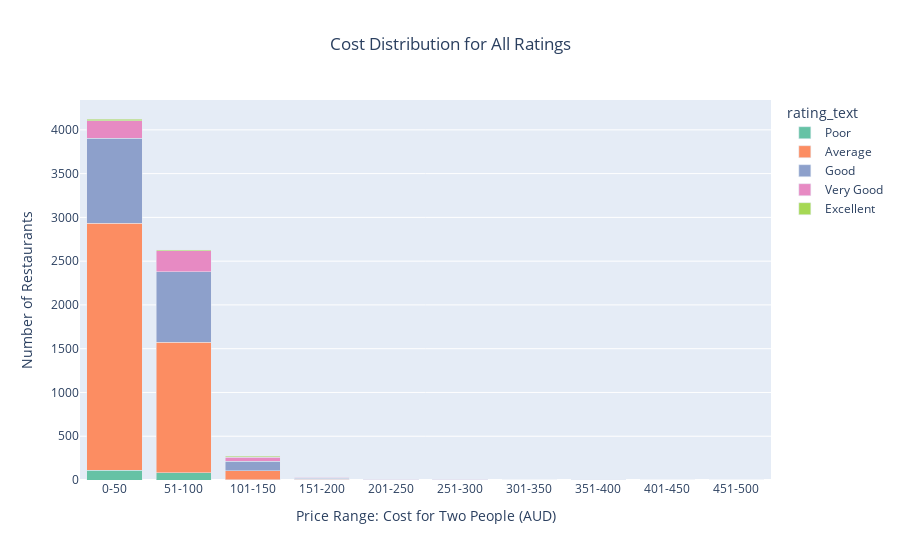

Notebook cell for this chart:
### Markdown cell above
#### Using Interactive Plot; plotly for above

### Code cell
import plotly.express as px
import pandas as pd

# Filtering out rows with missing 'cost', 'rating_text', or 'rating_number', and ignoring NaN cells
zomato_data_filtered = zomato_data.dropna(subset=['cost', 'rating_text', 'rating_number']).copy()

# Creating bins for cost categories to make it easier to visualize
bins = [0, 50, 100, 150, 200, 250, 300, 350, 400, 450, 500]
labels = ['0-50', '51-100', '101-150', '151-200', '201-250', '251-300', '301-350', '351-400', '401-450', '451-500']

# Using .loc to assign the new 'cost_category' column
zomato_data_filtered.loc[:, 'cost_category'] = pd.cut(zomato_data_filtered['cost'], bins=bins, labels=labels)

# Reordering the 'rating_text' column to have 'Excellent' on top and 'Poor' at the bottom
rating_order = ['Poor', 'Average', 'Good', 'Very Good', 'Excellent']
zomato_data_filtered['rating_text'] = pd.Categorical(zomato_data_filtered['rating_text'], categories=rating_order, ordered=True)

# Creating the crosstab for the stacked bar chart
crosstab_data = pd.crosstab(zomato_data_filtered['cost_category'], zomato_data_filtered['rating_text'])

# Resetting index for easier manipulation in plotly
crosstab_data = crosstab_data.reset_index()

# Melting the data to long format for plotly
crosstab_melted = pd.melt(crosstab_data, id_vars='cost_category', value_vars=rating_order, var_name='rating_text', value_name='count')

# Creating the stacked bar plot using Plotly
fig = px.bar(crosstab_melted, 
             x='cost_category', 
             y='count', 
             color='rating_text', 
             title='Cost Distribution for All Ratings',
             labels={'cost_category': 'Price Range: Cost for Two People (AUD)', 'count': 'Number of Restaurants'},
             color_discrete_sequence=px.colors.qualitative.Set2,
             category_orders={'rating_text': rating_order})

# Adjusting layout for better readability
fig.update_layout(barmode='stack', 
                  xaxis_title='Price Range: Cost for Two People (AUD)', 
                  yaxis_title='Number of Restaurants',
                  title_x=0.5)

# Display the plot
fig.show()

### Figure 1 — Plotly figure (JSON) as saved in the notebook; plotly's stock layout.template omitted (floating-point values rounded to 4 significant figures)
{"data": [{"alignmentgroup": "True", "hovertemplate": "rating_text=Poor<br>Price Range: Cost for Two People (AUD)=%{x}<br>Number of Restaurants=%{y}<extra></extra>", "legendgroup": "Poor", "marker": {"color": "rgb(102,194,165)", "pattern": {"shape": ""}}, "name": "Poor", "offsetgroup": "Poor", "orientation": "v", "showlegend": true, "textposition": "auto", "type": "bar", "x": ["0-50", "51-100", "101-150", "151-200", "201-250", "251-300", "301-350", "351-400", "401-450", "451-500"], "xaxis": "x", "y": [113, 82, 5, 1, 0, 0, 0, 0, 0, 0], "yaxis": "y"}, {"alignmentgroup": "True", "hovertemplate": "rating_text=Average<br>Price Range: Cost for Two People (AUD)=%{x}<br>Number of Restaurants=%{y}<extra></extra>", "legendgroup": "Average", "marker": {"color": "rgb(252,141,98)", "pattern": {"shape": ""}}, "name": "Average", "offsetgroup": "Average", "orientation": "v", "showlegend": true, "textposition": "auto", "type": "bar", "x": ["0-50", "51-100", "101-150", "151-200", "201-250", "251-300", "301-350", "351-400", "401-450", "451-500"], "xaxis": "x", "y": [2820, 1490, 102, 8, 0, 0, 0, 0, 0, 0], "yaxis": "y"}, {"alignmentgroup": "True", "hovertemplate": "rating_text=Good<br>Price Range: Cost for Two People (AUD)=%{x}<br>Number of Restaurants=%{y}<extra></extra>", "legendgroup": "Good", "marker": {"color": "rgb(141,160,203)", "pattern": {"shape": ""}}, "name": "Good", "offsetgroup": "Good", "orientation": "v", "showlegend": true, "textposition": "auto", "type": "bar", "x": ["0-50", "51-100", "101-150", "151-200", "201-250", "251-300", "301-350", "351-400", "401-450", "451-500"], "xaxis": "x", "y": [972, 807, 107, 10, 4, 2, 0, 1, 0, 0], "yaxis": "y"}, {"alignmentgroup": "True", "hovertemplate": "rating_text=Very Good<br>Price Range: Cost for Two People (AUD)=%{x}<br>Number of Restaurants=%{y}<extra></extra>", "legendgroup": "Very Good", "marker": {"color": "rgb(231,138,195)", "pattern": {"shape": ""}}, "name": "Very Good", "offsetgroup": "Very Good", "orientation": "v", "showlegend": true, "textposition": "auto", "type": "bar", "x": ["0-50", "51-100", "101-150", "151-200", "201-250", "251-300", "301-350", "351-400", "401-450", "451-500"], "xaxis": "x", "y": [198, 238, 47, 12, 5, 6, 0, 0, 0, 0], "yaxis": "y"}, {"alignmentgroup": "True", "hovertemplate": "rating_text=Excellent<br>Price Range: Cost for Two People (AUD)=%{x}<br>Number of Restaurants=%{y}<extra></extra>", "legendgroup": "Excellent", "marker": {"color": "rgb(166,216,84)", "pattern": {"shape": ""}}, "name": "Excellent", "offsetgroup": "Excellent", "orientation": "v", "showlegend": true, "textposition": "auto", "type": "bar", "x": ["0-50", "51-100", "101-150", "151-200", "201-250", "251-300", "301-350", "351-400", "401-450", "451-500"], "xaxis": "x", "y": [21, 16, 8, 1, 0, 1, 1, 0, 1, 2], "yaxis": "y"}], "layout": {"barmode": "stack", "legend": {"title": {"text": "rating_text"}, "tracegroupgap": 0}, "title": {"text": "Cost Distribution for All Ratings", "x": 0.5}, "xaxis": {"anchor": "y", "domain": [0, 1], "title": {"text": "Price Range: Cost for Two People (AUD)"}}, "yaxis": {"anchor": "x", "domain": [0, 1], "title": {"text": "Number of Restaurants"}}}}
